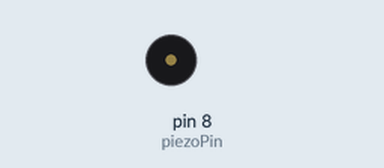
Recording of a sketch running on a simulated Arduino Uno, built with avr-gcc and run on an emulated ATmega328P. Shown: buzzer (waves = sounding).

Above: at 3.7 s.
At 10.2 s:
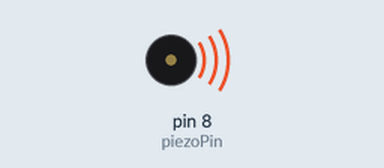
Timing chart, 0 to 10.5 s (numbered marks = the images above):
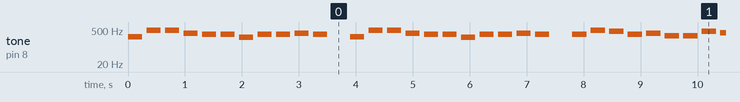

Measured:
- by itself, tone on pin 8 (piezoPin): plays 262 Hz for 0.25 s, 494 Hz for 0.25 s, 494 Hz for 0.25 s, 370 Hz for 0.25 s, 330 Hz for 0.25 s, 330 Hz for 0.25 s … (352 notes in this stretch)

The sketch:

Homework2_Q2.ino
```cpp
// 사용할 음계를 정의해준다.
#define B3 247
#define C4 262
#define CS4 277
#define D4 294
#define DS4 311
#define E4 330
#define F4 349
#define FS4 370
#define G4 392
#define GS4 415
#define A4 440
#define AS4 466
#define B4 494

// 사용할 핀은 8번이다.
int piezoPin = 8;

// 음계를 설정한다.
int notes[] = {
  C4, B4, B4, FS4, E4, E4, B3, E4, E4, FS4, E4, 0,
  C4, B4, B4, FS4, E4, E4, B3, E4, E4, FS4, E4, 0,
  E4, B4, A4, E4, FS4, D4, D4, A4, G4, C4, 0, 0,
  B3, C4, D4, E4, FS4, G4, A4, B4, A4, DS4, 0, 0
};

// 핀 아웃풋을 적어준다.
void setup() {
  pinMode(piezoPin, OUTPUT);
}

// 아래의 함수를 반복한다. 총 48개의 음이 있어 i<49로 설정
void loop() {
  for (int i = 0; i < 49; i++) {

    int Durations = 250; // 음의 길이는 전부 250으로 맞춰진다.
    tone(piezoPin, notes[i], Durations);   // tone 함수를 사용하여 각 음을 해당 시간동안 출력한다.
    int pauseBetweenNotes = Durations *1.3 ; // 빠르기를 지정한다.
    delay(pauseBetweenNotes);
    noTone(piezoPin); // 한 번 연주 이후 쉬는 시간을 가진다.
  }

}
```
